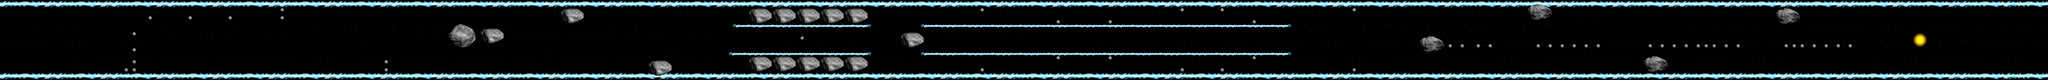

This game map was drawn from its Tiled (.tmx) file and the tilesets committed beside it. A one-line description and the trimmed map source follow:
An orthogonal 512x20 tile map with 16x16 px tiles, 3 tile layers (background, walls, hazards).

<map version="1.0" orientation="orthogonal" width="512" height="20" tilewidth="16" tileheight="16">
 <tileset firstgid="1" name="reversePolarity Full" tilewidth="16" tileheight="16">
  <image source="reversePolarity Full.png" width="960" height="320" />
 </tileset>
 <layer name="background" width="512" height="20">
  <data>[10240 cells, 10240 non-empty, 336 distinct tile ids]</data>
 </layer>
 <layer name="walls" width="512" height="20">
  <data>[10240 cells, 2301 non-empty, 36 distinct tile ids]</data>
 </layer>
 <layer name="hazards" width="512" height="20">
  <data>[10240 cells, 527 non-empty, 89 distinct tile ids]</data>
 </layer>
</map>
